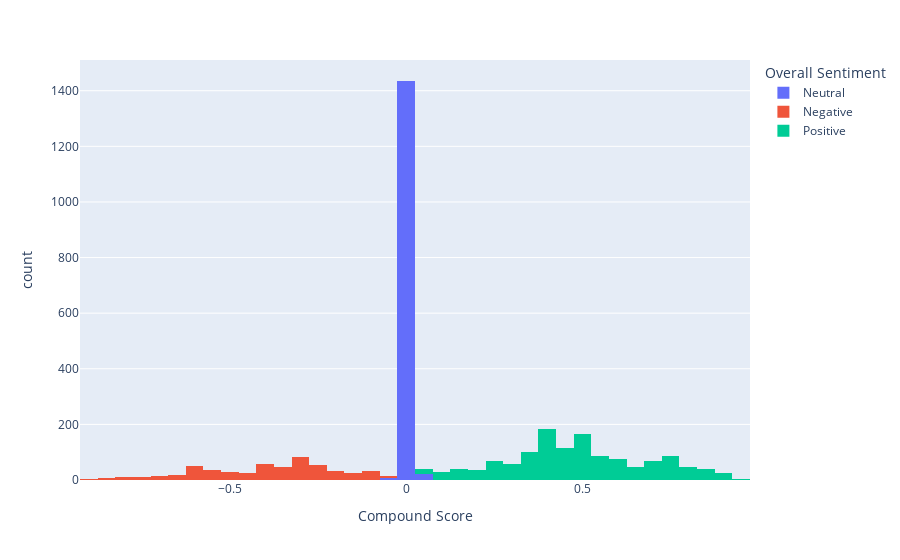

The notebook cell saved with this chart:
### Code cell
# Visualizing sentiment distribution with Plotly histogram
fig=px.histogram(data_frame=vader,x='Compound Score',color='Overall Sentiment',template='plotly')
fig.show()

### Figure 1 — Plotly figure (JSON) as saved in the notebook; plotly's stock layout.template omitted (floating-point values rounded to 4 significant figures; data arrays with more than 128 entries replaced by an {"elided": "..."} marker saying what was removed)
{"data": [{"alignmentgroup": "True", "bingroup": "x", "hovertemplate": "Overall Sentiment=Neutral<br>Compound Score=%{x}<br>count=%{y}<extra></extra>", "legendgroup": "Neutral", "marker": {"color": "#636efa", "pattern": {"shape": ""}}, "name": "Neutral", "offsetgroup": "Neutral", "orientation": "v", "showlegend": true, "type": "histogram", "x": {"elided": "1462 float values"}, "xaxis": "x", "yaxis": "y"}, {"alignmentgroup": "True", "bingroup": "x", "hovertemplate": "Overall Sentiment=Negative<br>Compound Score=%{x}<br>count=%{y}<extra></extra>", "legendgroup": "Negative", "marker": {"color": "#EF553B", "pattern": {"shape": ""}}, "name": "Negative", "offsetgroup": "Negative", "orientation": "v", "showlegend": true, "type": "histogram", "x": {"elided": "543 float values"}, "xaxis": "x", "yaxis": "y"}, {"alignmentgroup": "True", "bingroup": "x", "hovertemplate": "Overall Sentiment=Positive<br>Compound Score=%{x}<br>count=%{y}<extra></extra>", "legendgroup": "Positive", "marker": {"color": "#00cc96", "pattern": {"shape": ""}}, "name": "Positive", "offsetgroup": "Positive", "orientation": "v", "showlegend": true, "type": "histogram", "x": {"elided": "1297 float values"}, "xaxis": "x", "yaxis": "y"}], "layout": {"barmode": "relative", "legend": {"title": {"text": "Overall Sentiment"}, "tracegroupgap": 0}, "margin": {"t": 60}, "xaxis": {"anchor": "y", "domain": [0, 1], "title": {"text": "Compound Score"}}, "yaxis": {"anchor": "x", "domain": [0, 1], "title": {"text": "count"}}}}
